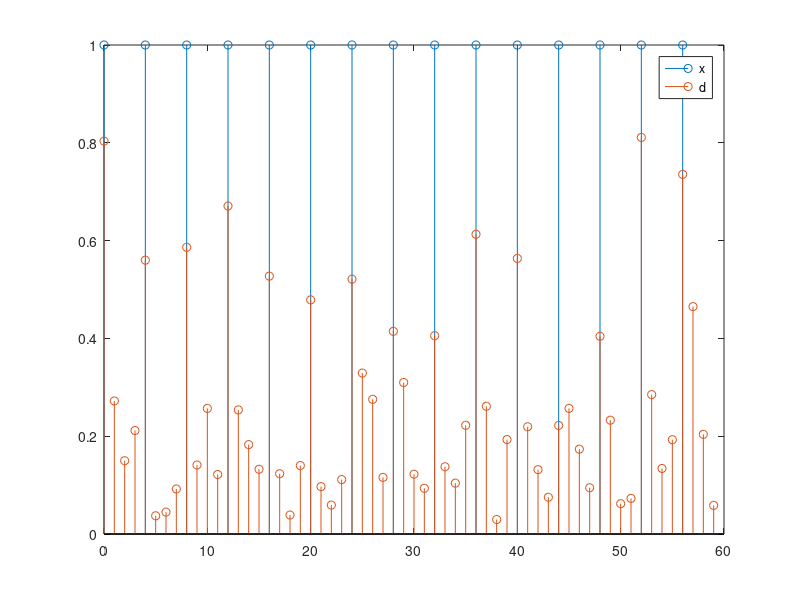
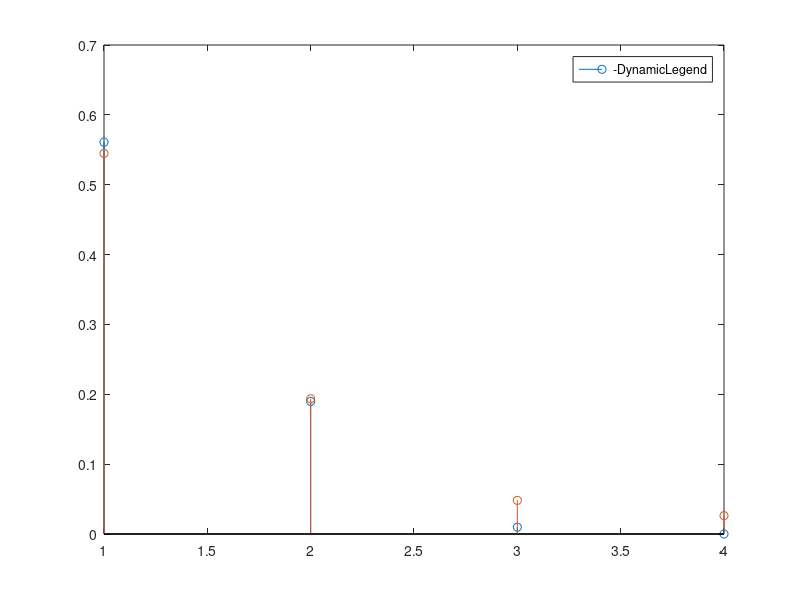

These charts were generated, in order, by the following MATLAB code: (Note: this script raises an error after producing the figures.)
%% Impulse response estimation
% We are at the receiver, we know what the sender is sending and we try to
% estimate it with the LS method (for reference, see page 244).

% Note: As the receiver, we do _not_ know neither N_h nor sigma_w

clear all
close all
clc

% To observe L samples, we need to send L+N-1 samples of the training
% sequence {x(0), ..., x((N-1)+(L-1))}
% TODO Try multiple combinations. Generally, L = 2*N
L = 15; % Length of the observation
N = 3; % Supposed length of the impulse response of the channel
N_branch = 1; % Supposed length of the impulse response of the channel in each polyphase branch


%% Generate training sequence
% The x sequence must be a partially repeated M-L sequence of length L. We
% need it to have size L+N-1.
% this holds for L = 15
r = log2(L+1);
p = zeros(L,1);
p(1:r) = ones(1,r).'; % Set arbitrary initial condition
for l = r+1:(L)
    p(l) = xor(p(l-3), p(l-4)); % -1, -2 for L=3
end
clear l

x = [p; p(1:N_branch-1)];
x(x == 0) = -1;

%% Generate gi

N_h = 3; % just to keep things simple, CHANGE IT to 3 when ready
a_dopp = [1, -4.4153, 8.6283, -9.4592, 6.1051, -1.3542, -3.3622, 7.2390, ...
    -7.9361, 5.1221, -1.8401, 2.8706e-1];
b_dopp = [1.3651e-4, 8.1905e-4, 2.0476e-3, 2.7302e-3, 2.0476e-3, 9.0939e-4, ...
    6.7852e-4, 1.3550e-3, 1.8076e-3, 1.3550e-3, 5.3726e-4, 6.1818e-5, -7.1294e-5, ...
    -9.5058e-5, -7.1294e-5, -2.5505e-5, 1.3321e-5, 4.5186e-5, 6.0248e-5, 4.5186e-5, ...
    1.8074e-5, 3.0124e-6];
[h_dopp, t_dopp] = impz(b_dopp, a_dopp);
Tc = 1; % This is the smallest time interval we want to simulate
T = 4*Tc;   % Time sampling interval of the input of the channel
Kdb = 3; % 3 dB
K = 10^(Kdb/10);
fd = 5*10^-3/T; % doppler frequency
Tq = Tc; % Fundamental sampling time. This is the same as Tc, right???
% We stick to anastasopolous chugg paper (1997) and choose Tp such that
% fd*Tp = 0.1
tau_rms = 0.3*T;  % Tc = 1, as it is the fundamental sampling time
tau = 0:Tc:N_h-1;
Tp = 1/10 * (1/fd) * Tq; % Sampling time used for filtering the white noise
pdp_gauss = 1/tau_rms * exp(-tau/tau_rms);

C = sqrt(K/(K+1));
% normalize pdp: it must be sum(E[|gtilde_i|^2]) = 1 - C^2
pdp_gauss = pdp_gauss.*(1-C^2)/sum(pdp_gauss);

M_d = sum(pdp_gauss);

snr = 10; % db
snr_lin = 10^(snr/10);
sigma_w = 1/(T/Tc*snr); % the PN sequence has power 1


fprintf('fd * Tp = %d \n', Tp*fd);
g_samples_needed = 200000; % Some will be dropped because of transient
w_samples_needed = ceil(g_samples_needed / Tp);
transient = ceil(g_samples_needed/4);

% Generate complex-valued Gaussian white noise with zero mean and unit
% variance
%rng('default');
g_mat = zeros(N_h, g_samples_needed - transient);
for ray = 1:N_h
    w = wgn(w_samples_needed,1,0,'complex');
    fprintf('variance of white noise=%d \n', var(w))
    % Filter the wgn with a narrowband filter. The filter will have the
    % classical Doppler spectrum in the frequency domain, with f_d * Tc = 1.25*10^-3
    % By using the approach suggested in anastchugg97 we use an iir filter
    % with known coefficients which is the convolution of a Cheby lowpass and a shaping filter.
    % Note that it is
    % possible to initialize properly the filters, consider doing it in
    % following versions since it allows to start in steady state conditions
    % and avoid dropping about many samples (it is a very cool thing!)
    gprime = filter(b_dopp, a_dopp, w);
    fprintf('g %d after iterpolation has mean %d and variance %d  \n', ray, mean(gprime), var(gprime));
    %Gpr = fft(gprime);
    %figure, plot(20*log10(abs(Gpr)))
    
    % Interpolation
    t = 1:length(gprime);
    t_fine = Tq/Tp:Tq/Tp:length(gprime);
    
    g_fine = interp1(t, gprime, t_fine, 'spline');
    fprintf('g %d after iterpolation has mean %d and variance %d  \n', ray, mean(g_fine), var(g_fine));
    % Drop the transient
    g_mat(ray, :) = g_fine(transient+1:end);
end

% Energy scaling
for k = 1:N_h
    g_mat(k, :) = g_mat(k, :)*sqrt(pdp_gauss(k));
end

% Only for LOS component
g_mat(1, :) = g_mat(1, :) + C;

clear a_dopp b_dopp g_fine gprime h_dopp pdp_gauss t_dopp t_fine

%% Generate desired signal via a polyphase implementation
%!!! This implementation works for N_h <= 4 !!!

d = zeros(T*length(x),1);
g_used_coeff = zeros(4, length(x)); % check these dimensions
for k = 0:length(x)-1
    % Generate white noise
    w = wgn(4, 1, 10*log10(sigma_w), 'complex');
    for idx = 0:4-1 % actually idx varies between 0 and 4 since there are four branches
        if (idx < N_h)
            d(k*T + idx*Tc + 1) = g_mat(idx+1,k*T + idx*Tc+1) * x(k+1) + w(idx+1);
            % store the coefficient actually used, it will be useful later on
            g_used_coeff(idx + 1, k + 1) = g_mat(idx+1,k*T + idx*Tc+1);
        else
            d(k*T + idx*Tc + 1) = 0 + w(idx+1); % no ray, just the noise
            g_used_coeff(idx + 1, k + 1) = 0;
        end
    end
end

% remove the coefficients of the transient from the g_used_coeff matrix
g_used_coeff = g_used_coeff(:, N_branch-1 + 1:end); % N-1 is the transient, +1 because of MATLAB

% create four different d_i vector, by sampling at step 4 the complete vector
% d. Each of them is the output of the polyphase brach at "lag" i
d_poly = zeros(length(d)/4, 4); % each column is a d_i
for idx  = 1:4
    d_poly(:, idx) = d(idx:4:end);
end

figure, stem(0:T:(length(d)-1), abs(x)), hold on, stem(0:Tc:length(d)-1, abs(d));
legend('x', 'd');

% Using the data matrix (page 246), easier implementation
h_hat = zeros(4,N_branch); % estimate 4 polyphase represantations, each of N coeff
for idx = 1:4
    %len_fil_br = 
    I = zeros(L,N_branch);
    for column = 1:N_branch
        I(:,column) = x(N_branch-column+1:(N_branch+L-column));
    end
    o = d_poly(N_branch:end, idx);
    
    Phi = I'*I;
    theta = I'*o;
    
    h_hat(idx, :) = inv(Phi) * theta;
end

% compute the mean coefficient of impulse response of each ray over the interval
% of interest of L samples in order to compare them with the estimated
% impulse response
h_mean = mean(g_used_coeff, 2);

figure, stem(abs(h_mean), 'DisplayName', 'First coefficient of each poly branch (mean)')
legend('-DynamicLegend'), hold on,
for k = 2:N_branch
    stem(zeros(4,1), 'DisplayName', strcat(num2str(k), ' coefficient of each poly branch'))
    legend('-DynamicLegend'), hold on,
end
for k = 1:N_branch
    stem(abs(h_hat(:, k)), 'DisplayName', 'hhat')
    legend('-DynamicLegend')
end
ax = gca; ax.XTick = 1:4;
xlim([0.5, 4.5])

% compute 

% just to ease computation set to 0 the unused coefficients
% reshape hhat and h_mean
h_hat_array = reshape(h_hat, 4*N_branch, 1);
h_mean_long = [h_mean; zeros(4*(N_branch-1), 1)];
errorpower = sum(abs(h_hat_array - h_mean_long).^2);



%% Repeat the estimate 1000 times (note, this will be influenced by the actual
% choice of N and L
numsim = 1000;

hhat_mat = zeros(4*N_branch, numsim);
errorpower_array = zeros(1, numsim);
for simiter = 1:numsim
    disp(simiter);
    
    % it would be better to generate d offline?
    d = zeros(T*length(x),1);
    g_used_coeff = zeros(4, length(x)); % check these dimensions
    for k = 0:length(x)-1
        % Generate white noise
        w = wgn(4, 1, 10*log10(sigma_w), 'complex');
        for idx = 0:4-1 % actually idx varies between 0 and 4 since there are four branches
            if (idx < N_h)
                d(k*T + idx*Tc + 1) = g_mat(idx+1,k*T + idx*Tc+1) * x(k+1) + w(idx+1);
            else
                d(k*T + idx*Tc + 1) = 0 + w(idx+1); % no ray, just the noise
            end
        end
    end
    
    % create four different d_i vector, by sampling at step 4 the complete vector
    % d. Each of them is the output of the polyphase brach at "lag" i
    d_poly = zeros(length(d)/4, 4); % each column is a d_i
    for idx  = 1:4
        d_poly(:, idx) = d(idx:4:end);
    end
    % Using the data matrix (page 246), easier implementation
    h_hat = zeros(4,N_branch); % estimate 4 polyphase represantations, each of N coeff
    for idx = 1:4
        I = zeros(L,N_branch);
        for column = 1:N_branch
            I(:,column) = x(N_branch-column+1:(N_branch+L-column));
        end
        o = d_poly(N_branch:end, idx);
        
        Phi = I'*I;
        theta = I'*o;
        
        h_hat(idx, :) = inv(Phi) * theta;
    end
    hhat_mat(:, simiter) = reshape(h_hat, 4*N_branch, 1);
    
    % just to ease computation set to 0 the unused coefficients
    % reshape hhat and h_mean
    h_hat_array = reshape(h_hat, 4*N_branch, 1);
    h_mean_long = [h_mean; zeros(4*(N_branch-1), 1)];
    errorpower_array(simiter) = sum(abs(h_hat_array - h_mean_long).^2);
end

hhat_array_est = mean(hhat_mat, 2);
% reshape it
hhat_mat_mean = reshape(hhat_array_est, 4, N_branch);


figure, stem(abs(h_mean), 'DisplayName', 'First coefficient of each poly branch (mean)')
legend('-DynamicLegend'), hold on,
for k = 2:N_branch
    stem(zeros(4,1), 'DisplayName', strcat(num2str(k), ' coefficient of each poly branch'))
    legend('-DynamicLegend'), hold on,
end
for k = 1:N_branch
    stem(abs(hhat_mat_mean(:, k)), 'DisplayName', 'hhat')
    legend('-DynamicLegend')
end
ax = gca; ax.XTick = 1:4;
xlim([0.5, 4.5])
title('mean of hhat over 1000 estimates')

% an estimate of E(|hhat - h|^2) over 1000 realizations could be given by
% the mean of E at each iteration
errorpower_est = mean(errorpower_array);
